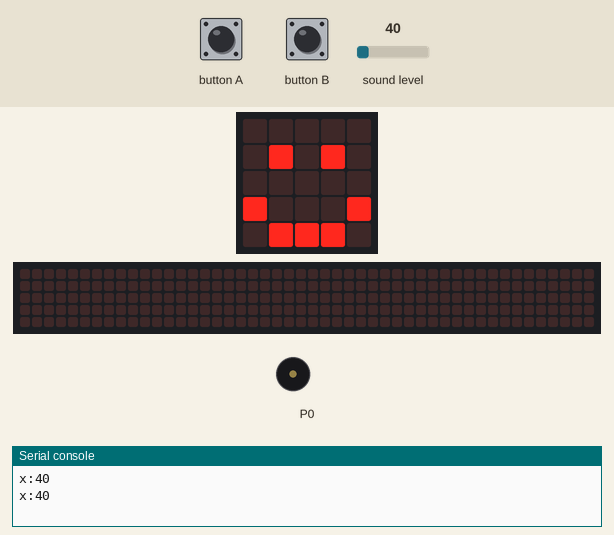
A program run on a simulated BBC micro:bit (MakeCode). Shown: the board's 5×5 LED display, a strip that is not on the board, showing the scrolling text unrolled, buzzer (waves = sounding), the last lines printed to the serial console. The test bench sets the inputs (shaded band); at power-on: sound level 40. The 48×5 strip is a reading aid, not a part: it shows the text the display is scrolling, unrolled, one strip-width of it at a time.

Above: at 1.2 s.
1.3 s: sound level set to 57
2.8 s: sound level set to 64
At 4.1 s:
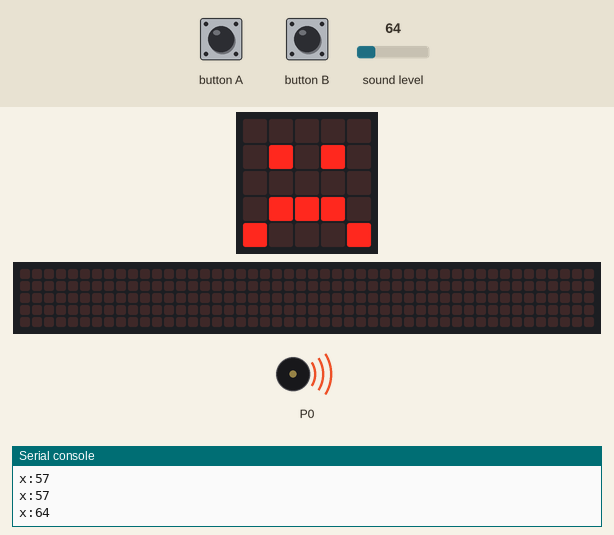
At 5.7 s:
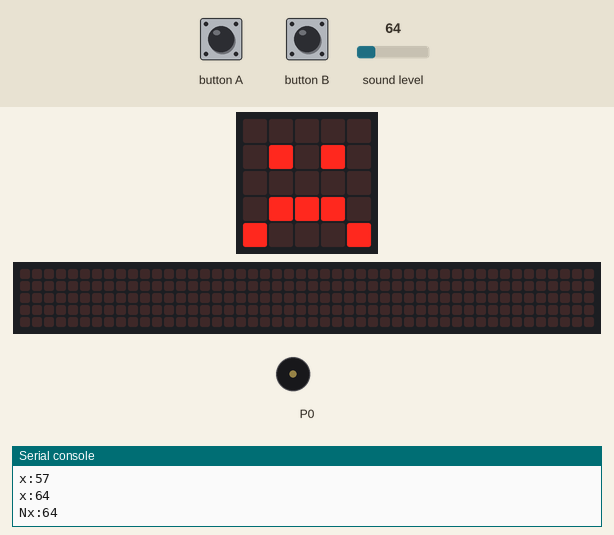
5.8 s: button A pressed for 0.15 s
At 6.28 s:
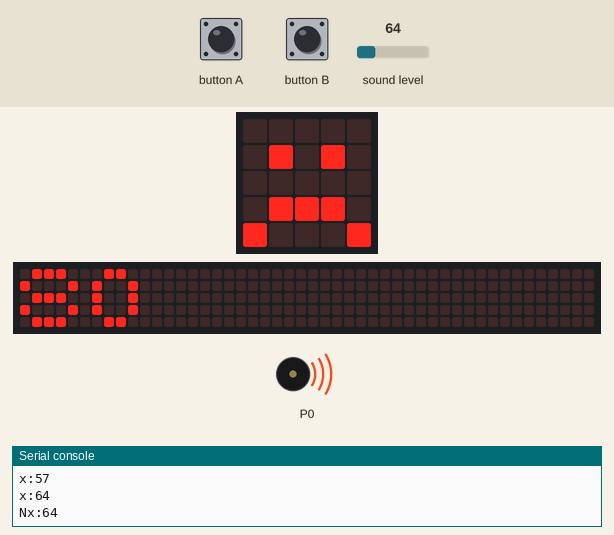
6.5 s: button B pressed for 0.15 s
7.2 s: button A pressed for 0.15 s
7.9 s: sound level set to 5
At 8.68 s:
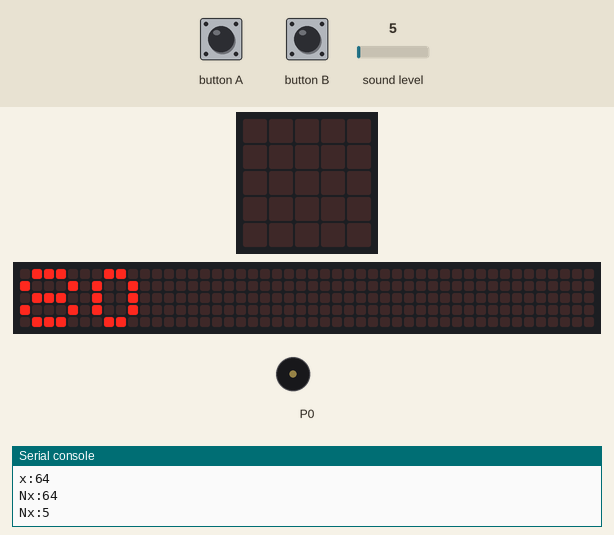
Timing chart, 0 to 10.9 s (numbered marks = the images above; inputs shaded):
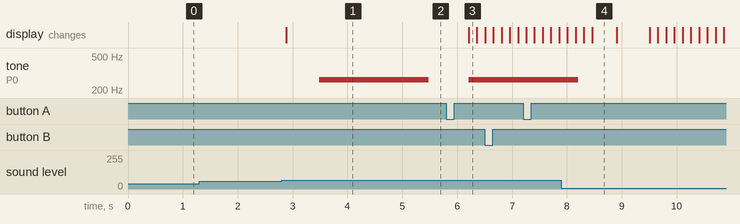

The program:

main.ts
```typescript
input.onButtonPressed(Button.A, function () {
    rozmezi += 20
    basic.showString("" + (rozmezi))
})
input.onButtonPressed(Button.B, function () {
    if (rozmezi > 0) {
        rozmezi += -20
        basic.showString("" + (rozmezi))
    } else {
        basic.showString("" + (rozmezi))
    }
})
let rozmezi = 0
rozmezi = 60
let Rozmezi2 = 0
let Zvuk = 0
basic.forever(function () {
    Zvuk = input.soundLevel()
})
basic.forever(function () {
    serial.writeValue("x", Zvuk)
    if (Zvuk > rozmezi) {
        basic.showIcon(IconNames.Sad)
        music.playTone(262, music.beat(BeatFraction.Breve))
        serial.writeString("N")
    } else {
        basic.showIcon(IconNames.Happy)
    }
    basic.pause(100)
})
```

test.ts
```typescript
// Tady jsou testy. Při použití tohoto balíčku jako rozšíření nebude zkompilováno.
```

Measured:
- the behaviour switches between 60 and 61 on sound level (found by bisection; images 0 and 1)
- after the input at 2.8 s, tone on P0: silent → 262 Hz after 0.68 s, → silent 2.0 s later; the display: changes after 0.08 s (image 1)
- after the input at 5.8 s, the display: changes after 0.41 s (image 3)
- after the input at 7.9 s, tone on P0: goes on until 8.2 s, then stays silent
- what the display in image 4 shows lasts 0.4 s, from 8.5 s to 8.9 s
